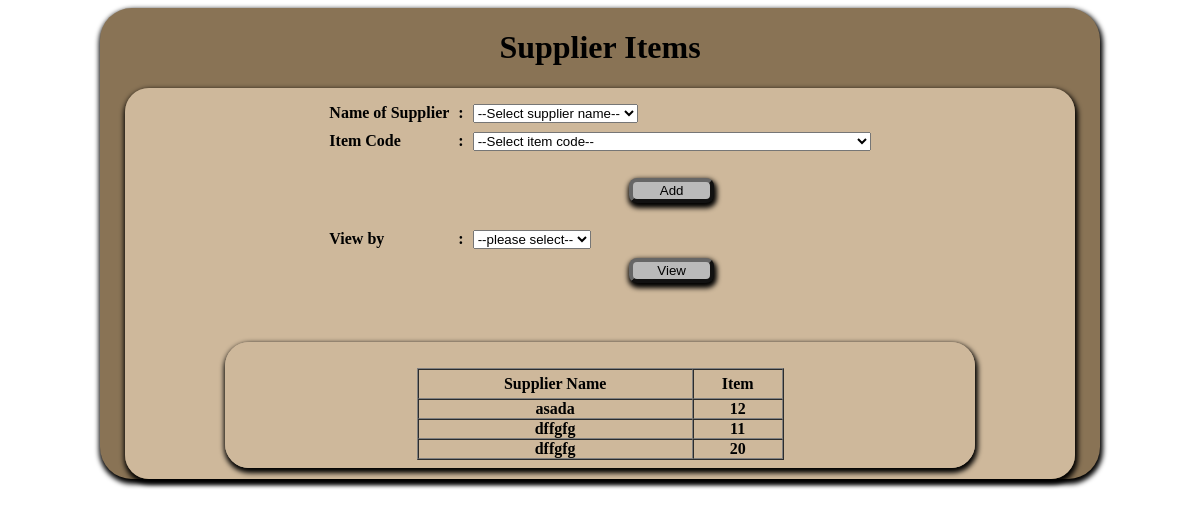
The app's page /supplier_item1.php with its own data.
### tables this page shows
CREATE TABLE `pc_supplier_item` (
  `id` int(10) NOT NULL,
  `sup_name` varchar(100) NOT NULL,
  `sup_item` varchar(100) NOT NULL
);

### phpfncs/Database.php (called while the page is built, shortened)
<?php
class DBOperations
{
private $ServerCon;
	public function Connect_to_DB($db)
	{
	$this->ServerCon = mysql_connect("localhost","root","");
	if (!$this->ServerCon)
		  {
		  die('Could not connect: ' . mysql_error());
		  }
	  else
		  {
			$this->DbCon =mysql_select_db('misaccdb', $this->ServerCon);
		  }
	}
	public function Exe_Qry($query)
	{
			$result = mysql_query($query, $this->ServerCon);
				if(!$result)
				{
					die('DB Error: ' . mysql_error(). " <br/>" .$query);
					echo '<script> alert ("'. mysql_error() .'"); </script>';
				}
				else
				{
					return $result;
				}
	}
}
?>

### supplier_item1.php (the view, shortened to what this page needs)
<!DOCTYPE html>
<html>
<head>
<link href="css/Css_file.css" rel="stylesheet" type="text/css">
<?php
require_once ("phpfncs/Database.php");
$db = new DBOperations("attend_db");
?>
</head>
	<body>
<div id="wrapp">
	<form name="form1" method="post" action=""  >
<table align="center" class="searchResults">
		<table width="94%" height="297"  border="0" align="center" cellpadding="10" cellspacing="1" id="wrapped2">
		  <caption>
		  <h1>Supplier Items</h1></caption>
				<tr>
					<th>
                    <table align="center"  border="0" cellpadding="4" cellspacing="1" style="color:#000000">
                <div class="combobox">
				<tr>
					<th valign="top" scope="row"><div align="left">Name of Supplier</div></th>
					<th valign="top">:</th>
				    <td align="left">
					<?php
							echo"<select name='sname'  id='sname'>";
							echo "<option >--Select supplier name--</option>";
							echo"</select>";
						?>
			         </td>
                </tr>
                <tr>
					<th valign="top" scope="row"><div align="left">Item Code</div></th>
					<th valign="top">:</th>
				    <td align="left">
					<?php
							echo"<select name='itemcode'  id='itemcode'>";
							echo "<option >--Select item code--</option>";
							echo"</select>";
						?>
			         </td>
                </tr>
                <tr><td></td></tr>
                <tr><td></td></tr>
                <tr>
                    <td></td>
                    <td></td>
                    <td>
                        <input type="submit" name="add" value="Add">
                    </td>
                </tr>
                <tr><td></td></tr>
                <tr><td></td></tr>
                <tr>
					<th valign="top" scope="row"><div align="left">View by</div></th>
					<th valign="top">:</th>
				    <td align="left">
                        <select name="viewby" id="viewby">
                        <option>--please select--</option>
                    </select>
			         </td>
                </tr>
                <tr>
                    <td></td>
                    <td></td>
                    <td>
                        <input type="submit" name="view" value="View">
                    </td>
                </tr>
                </div>
				</tr>
    </table>
       <br><br><br>
            <table id="wrapped" align="center" cellspacing="3" cellpadding="5" border="0">
			<tr>
				<th>
				<?php
					$result1=$db->Exe_Qry("SELECT * FROM pc_supplier_item ORDER BY sup_name");
					if(mysql_num_rows($result1)>0){
					if ($myrow = mysql_fetch_array($result1)) {
					echo '<br>';
					echo '<table id = "table2" align="center" border="1" cellspacing="0" cellpadding="0" width=50% >'."\n";
					echo '<tr height="30">';
					echo '<td class="tbrow" ><div align="center">Supplier Name</td>';
					echo '<td class="tbrow" ><div align="center">Item</td>';
					echo "</tr>\n";
					do {
				?>
				<tr>
                	<td class="" ><?php echo $myrow['sup_name']; ?></td>
					<td class="" ><?php echo $myrow['sup_item']; ?></td>
				<?php
					}
					while ($myrow = mysql_fetch_array($result1));
					echo '</table>';
					}
					}
					else{
						echo "No Result to Display";
					}
				?>
				</div>
</body>
</html>

### css/Css_file.css (style rules this page uses)
Caption { color:#000000; white-space:nowrap; }
#wrapp { width:1000px; margin:auto; background:#897355; box-shadow:1px 3px 5px 2px; border-radius:2em; }
input[type="submit"],#browse,#start-upload,.butt { background:#bababa; border-radius: 8px; border-color:#666666; border-width:4px; width:85px; box-shadow:1px 3px 5px 2px; }
#wrapped { background:url(../images/inbg5.png); margin:auto; width:750px; box-shadow:1px 3px 5px 2px; border-radius:1.5em; }
#wrapped2 { background:url(../images/inbg5.png); margin:auto; width:95%; box-shadow:1px 3px 5px 2px; border-radius:1.5em; }
th, td { font-weight:bolder; vertical-align:central; color:#000; font-size:16px; }

### records on screen
pc_supplier_item: sup_name "asada", sup_item "12"
pc_supplier_item: sup_name "dffgfg", sup_item "11"
pc_supplier_item: sup_name "dffgfg", sup_item "20"
